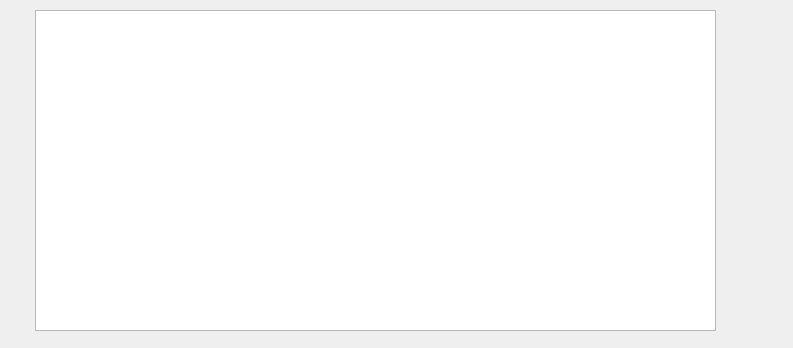
<?xml version="1.0" encoding="UTF-8"?>
<ui version="4.0">
 <class>Prikazstudenata</class>
 <widget class="QDialog" name="Prikazstudenata">
  <property name="geometry">
   <rect>
    <x>0</x>
    <y>0</y>
    <width>793</width>
    <height>348</height>
   </rect>
  </property>
  <property name="windowTitle">
   <string>Dialog</string>
  </property>
  <widget class="QTableView" name="tableView">
   <property name="geometry">
    <rect>
     <x>35</x>
     <y>10</y>
     <width>681</width>
     <height>321</height>
    </rect>
   </property>
  </widget>
  <widget class="QLabel" name="label">
   <property name="geometry">
    <rect>
     <x>720</x>
     <y>310</y>
     <width>47</width>
     <height>13</height>
    </rect>
   </property>
   <property name="text">
    <string/>
   </property>
  </widget>
 </widget>
 <resources/>
 <connections/>
</ui>
